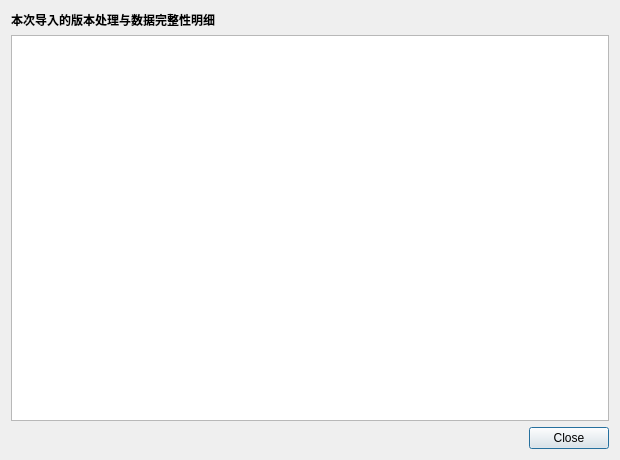
<?xml version="1.0" encoding="UTF-8"?>
<ui version="4.0">
 <class>ImportReportDialog</class>
 <widget class="QDialog" name="ImportReportDialog">
  <property name="windowTitle"><string>导入报告</string></property>
  <property name="geometry"><rect><x>0</x><y>0</y><width>620</width><height>460</height></rect></property>
  <layout class="QVBoxLayout" name="vbox">
   <item><widget class="QLabel" name="labelTitle"><property name="text"><string>本次导入的版本处理与数据完整性明细</string></property><property name="styleSheet"><string notr="true">font-weight:bold;</string></property></widget></item>
   <item><widget class="QTextBrowser" name="reportText"><property name="font"><font><family>Consolas</family><pointsize>9</pointsize></font></property></widget></item>
   <item><widget class="QDialogButtonBox" name="buttonBox"><property name="orientation"><enum>Qt::Horizontal</enum></property><property name="standardButtons"><enum>QDialogButtonBox::Close</enum></property></widget></item>
  </layout>
 </widget>
 <resources/>
 <connections/>
</ui>
